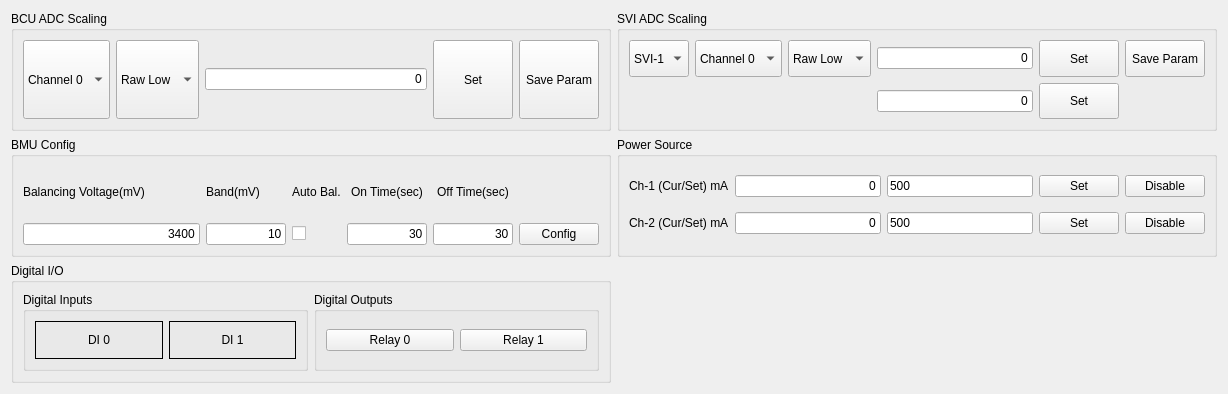
     <widget class="QWidget" name="tab_2">
      <attribute name="title">
       <string>Peripheral</string>
      </attribute>
      <layout class="QGridLayout" name="gridLayout">
       <item row="0" column="0">
        <widget class="QGroupBox" name="groupBox_5">
         <property name="sizePolicy">
          <sizepolicy hsizetype="Preferred" vsizetype="Minimum">
           <horstretch>0</horstretch>
           <verstretch>0</verstretch>
          </sizepolicy>
         </property>
         <property name="minimumSize">
          <size>
           <width>600</width>
           <height>120</height>
          </size>
         </property>
         <property name="maximumSize">
          <size>
           <width>2000</width>
           <height>120</height>
          </size>
         </property>
         <property name="title">
          <string>BCU ADC Scaling</string>
         </property>
         <layout class="QGridLayout" name="gridLayout_3">
          <item row="1" column="2">
           <widget class="FocusEditor" name="leADCCfgValue">
            <property name="text">
             <string>0</string>
            </property>
            <property name="alignment">
             <set>Qt::AlignRight|Qt::AlignTrailing|Qt::AlignVCenter</set>
            </property>
           </widget>
          </item>
          <item row="1" column="3">
           <widget class="QPushButton" name="pbADCConfig">
            <property name="sizePolicy">
             <sizepolicy hsizetype="Minimum" vsizetype="MinimumExpanding">
              <horstretch>0</horstretch>
              <verstretch>0</verstretch>
             </sizepolicy>
            </property>
            <property name="text">
             <string>Set</string>
            </property>
           </widget>
          </item>
          <item row="1" column="1">
           <widget class="QComboBox" name="cbADCOption">
            <property name="sizePolicy">
             <sizepolicy hsizetype="Preferred" vsizetype="MinimumExpanding">
              <horstretch>0</horstretch>
              <verstretch>0</verstretch>
             </sizepolicy>
            </property>
            <item>
             <property name="text">
              <string>Raw Low</string>
             </property>
            </item>
            <item>
             <property name="text">
              <string>Raw High</string>
             </property>
            </item>
            <item>
             <property name="text">
              <string>Eng Low</string>
             </property>
            </item>
            <item>
             <property name="text">
              <string>Eng High</string>
             </property>
            </item>
           </widget>
          </item>
          <item row="1" column="0">
           <widget class="QComboBox" name="cbADCChannel">
            <property name="sizePolicy">
             <sizepolicy hsizetype="Preferred" vsizetype="MinimumExpanding">
              <horstretch>0</horstretch>
              <verstretch>0</verstretch>
             </sizepolicy>
            </property>
            <item>
             <property name="text">
              <string>Channel 0</string>
             </property>
            </item>
            <item>
             <property name="text">
              <string>Channel 1</string>
             </property>
            </item>
            <item>
             <property name="text">
              <string>Channel 2</string>
             </property>
            </item>
            <item>
             <property name="text">
              <string>Channel 3</string>
             </property>
            </item>
            <item>
             <property name="text">
              <string>Channel 4</string>
             </property>
            </item>
            <item>
             <property name="text">
              <string>Channel 5</string>
             </property>
            </item>
            <item>
             <property name="text">
              <string>Channel 6</string>
             </property>
            </item>
            <item>
             <property name="text">
              <string>Channel 7</string>
             </property>
            </item>
           </widget>
          </item>
          <item row="1" column="4">
           <widget class="QPushButton" name="pbSaveParam">
            <property name="sizePolicy">
             <sizepolicy hsizetype="Minimum" vsizetype="MinimumExpanding">
              <horstretch>0</horstretch>
              <verstretch>0</verstretch>
             </sizepolicy>
            </property>
            <property name="text">
             <string>Save Param</string>
            </property>
           </widget>
          </item>
         </layout>
        </widget>
       </item>
       <item row="0" column="1">
        <widget class="QGroupBox" name="groupBox_6">
         <property name="sizePolicy">
          <sizepolicy hsizetype="Preferred" vsizetype="Fixed">
           <horstretch>0</horstretch>
           <verstretch>0</verstretch>
          </sizepolicy>
         </property>
         <property name="minimumSize">
          <size>
           <width>600</width>
           <height>120</height>
          </size>
         </property>
         <property name="maximumSize">
          <size>
           <width>2000</width>
           <height>120</height>
          </size>
         </property>
         <property name="title">
          <string>SVI ADC Scaling</string>
         </property>
         <layout class="QGridLayout" name="gridLayout_5">
          <item row="0" column="4">
           <widget class="QPushButton" name="pbSVIConfig">
            <property name="sizePolicy">
             <sizepolicy hsizetype="Minimum" vsizetype="MinimumExpanding">
              <horstretch>0</horstretch>
              <verstretch>0</verstretch>
             </sizepolicy>
            </property>
            <property name="text">
             <string>Set</string>
            </property>
           </widget>
          </item>
          <item row="0" column="3">
           <widget class="FocusEditor" name="leSVIValue">
            <property name="text">
             <string>0</string>
            </property>
            <property name="alignment">
             <set>Qt::AlignRight|Qt::AlignTrailing|Qt::AlignVCenter</set>
            </property>
           </widget>
          </item>
          <item row="0" column="2">
           <widget class="QComboBox" name="cbSVIOption">
            <property name="sizePolicy">
             <sizepolicy hsizetype="Preferred" vsizetype="MinimumExpanding">
              <horstretch>0</horstretch>
              <verstretch>0</verstretch>
             </sizepolicy>
            </property>
            <item>
             <property name="text">
              <string>Raw Low</string>
             </property>
            </item>
            <item>
             <property name="text">
              <string>Raw High</string>
             </property>
            </item>
            <item>
             <property name="text">
              <string>Eng Low</string>
             </property>
            </item>
            <item>
             <property name="text">
              <string>Eng High</string>
             </property>
            </item>
            <item>
             <property name="text">
              <string>零點校正</string>
             </property>
            </item>
            <item>
             <property name="text">
              <string>幅度校正</string>
             </property>
            </item>
           </widget>
          </item>
          <item row="0" column="0">
           <widget class="QComboBox" name="cbSVI">
            <property name="sizePolicy">
             <sizepolicy hsizetype="Preferred" vsizetype="MinimumExpanding">
              <horstretch>0</horstretch>
              <verstretch>0</verstretch>
             </sizepolicy>
            </property>
            <item>
             <property name="text">
              <string>SVI-1</string>
             </property>
            </item>
            <item>
             <property name="text">
              <string>SVI-2</string>
             </property>
            </item>
            <item>
             <property name="text">
              <string>SVI-3</string>
             </property>
            </item>
            <item>
             <property name="text">
              <string>SVI-4</string>
             </property>
            </item>
            <item>
             <property name="text">
              <string>SVI-5</string>
             </property>
            </item>
            <item>
             <property name="text">
              <string>SVI-6</string>
             </property>
            </item>
            <item>
             <property name="text">
              <string>SVI-7</string>
             </property>
            </item>
           </widget>
          </item>
          <item row="0" column="1">
           <widget class="QComboBox" name="cbSVIChannel">
            <property name="sizePolicy">
             <sizepolicy hsizetype="Preferred" vsizetype="MinimumExpanding">
              <horstretch>0</horstretch>
              <verstretch>0</verstretch>
             </sizepolicy>
            </property>
            <item>
             <property name="text">
              <string>Channel 0</string>
             </property>
            </item>
            <item>
             <property name="text">
              <string>Channel 1</string>
             </property>
            </item>
            <item>
             <property name="text">
              <string>Channel 2</string>
             </property>
            </item>
            <item>
             <property name="text">
              <string>Channel 3</string>
             </property>
            </item>
            <item>
             <property name="text">
              <string>Channel 4</string>
             </property>
            </item>
            <item>
             <property name="text">
              <string>Channel 5</string>
             </property>
            </item>
            <item>
             <property name="text">
              <string>Channel 6</string>
             </property>
            </item>
            <item>
             <property name="text">
              <string>Channel 7</string>
             </property>
            </item>
           </widget>
          </item>
          <item row="0" column="5">
           <widget class="QPushButton" name="pbSaveSVI">
            <property name="sizePolicy">
             <sizepolicy hsizetype="Minimum" vsizetype="MinimumExpanding">
              <horstretch>0</horstretch>
              <verstretch>0</verstretch>
             </sizepolicy>
            </property>
            <property name="text">
             <string>Save Param</string>
            </property>
           </widget>
          </item>
          <item row="1" column="3">
           <widget class="FocusEditor" name="leSOC">
            <property name="text">
             <string>0</string>
            </property>
            <property name="alignment">
             <set>Qt::AlignRight|Qt::AlignTrailing|Qt::AlignVCenter</set>
            </property>
           </widget>
          </item>
          <item row="1" column="4">
           <widget class="QPushButton" name="pbSetSOC">
            <property name="sizePolicy">
             <sizepolicy hsizetype="Minimum" vsizetype="MinimumExpanding">
              <horstretch>0</horstretch>
              <verstretch>0</verstretch>
             </sizepolicy>
            </property>
            <property name="text">
             <string>Set</string>
            </property>
           </widget>
          </item>
         </layout>
        </widget>
       </item>
       <item row="1" column="0">
        <widget class="QGroupBox" name="groupBox_11">
         <property name="minimumSize">
          <size>
           <width>600</width>
           <height>120</height>
          </size>
         </property>
         <property name="maximumSize">
          <size>
           <width>640</width>
           <height>120</height>
          </size>
         </property>
         <property name="title">
          <string>BMU Config</string>
         </property>
         <layout class="QGridLayout" name="gridLayout_6">
          <item row="0" column="1">
           <widget class="QLabel" name="label_2">
            <property name="text">
             <string>Balancing Voltage(mV)</string>
            </property>
           </widget>
          </item>
          <item row="0" column="5">
           <widget class="QLabel" name="label_4">
            <property name="text">
             <string>On Time(sec)</string>
            </property>
            <property name="alignment">
             <set>Qt::AlignCenter</set>
            </property>
           </widget>
          </item>
          <item row="1" column="3">
           <widget class="QLineEdit" name="leBMUHV">
            <property name="maximumSize">
             <size>
              <width>80</width>
              <height>16777215</height>
             </size>
            </property>
            <property name="text">
             <string>10</string>
            </property>
            <property name="alignment">
             <set>Qt::AlignRight|Qt::AlignTrailing|Qt::AlignVCenter</set>
            </property>
           </widget>
          </item>
          <item row="1" column="6">
           <widget class="QLineEdit" name="leBMUBOFF">
            <property name="maximumSize">
             <size>
              <width>80</width>
              <height>16777215</height>
             </size>
            </property>
            <property name="text">
             <string>30</string>
            </property>
            <property name="alignment">
             <set>Qt::AlignRight|Qt::AlignTrailing|Qt::AlignVCenter</set>
            </property>
           </widget>
          </item>
          <item row="0" column="6">
           <widget class="QLabel" name="label_5">
            <property name="text">
             <string>Off Time(sec)</string>
            </property>
            <property name="alignment">
             <set>Qt::AlignCenter</set>
            </property>
           </widget>
          </item>
          <item row="1" column="1" colspan="2">
           <widget class="QLineEdit" name="leBMUBV">
            <property name="text">
             <string>3400</string>
            </property>
            <property name="alignment">
             <set>Qt::AlignRight|Qt::AlignTrailing|Qt::AlignVCenter</set>
            </property>
           </widget>
          </item>
          <item row="0" column="3">
           <widget class="QLabel" name="label_6">
            <property name="text">
             <string>Band(mV)</string>
            </property>
           </widget>
          </item>
          <item row="1" column="7">
           <widget class="QPushButton" name="pushButton">
            <property name="text">
             <string>Config</string>
            </property>
           </widget>
          </item>
          <item row="1" column="4">
           <widget class="QCheckBox" name="cbBalancing">
            <property name="text">
             <string/>
            </property>
           </widget>
          </item>
          <item row="1" column="5">
           <widget class="QLineEdit" name="leBMUBON">
            <property name="maximumSize">
             <size>
              <width>80</width>
              <height>16777215</height>
             </size>
            </property>
            <property name="text">
             <string>30</string>
            </property>
            <property name="alignment">
             <set>Qt::AlignRight|Qt::AlignTrailing|Qt::AlignVCenter</set>
            </property>
           </widget>
          </item>
          <item row="0" column="4">
           <widget class="QLabel" name="label_3">
            <property name="text">
             <string>Auto Bal.</string>
            </property>
           </widget>
          </item>
         </layout>
        </widget>
       </item>
       <item row="1" column="1">
        <widget class="QGroupBox" name="groupBox_10">
         <property name="minimumSize">
          <size>
           <width>600</width>
           <height>120</height>
          </size>
         </property>
         <property name="title">
          <string>Power Source</string>
         </property>
         <layout class="QGridLayout" name="gridLayout_2">
          <item row="0" column="0">
           <widget class="QLabel" name="label_15">
            <property name="text">
             <string>Ch-1 (Cur/Set) mA</string>
            </property>
           </widget>
          </item>
          <item row="1" column="3">
           <widget class="QPushButton" name="pushButton_10">
            <property name="text">
             <string>Set</string>
            </property>
           </widget>
          </item>
          <item row="0" column="4">
           <widget class="QPushButton" name="pbEnVS0">
            <property name="text">
             <string>Disable</string>
            </property>
           </widget>
          </item>
          <item row="0" column="3">
           <widget class="QPushButton" name="pushButton_9">
            <property name="text">
             <string>Set</string>
            </property>
           </widget>
          </item>
          <item row="0" column="2">
           <widget class="FocusEditor" name="leVSourceSet_0">
            <property name="text">
             <string>500</string>
            </property>
           </widget>
          </item>
          <item row="1" column="2">
           <widget class="FocusEditor" name="leVSourceSet_1">
            <property name="text">
             <string>500</string>
            </property>
           </widget>
          </item>
          <item row="1" column="0">
           <widget class="QLabel" name="label_16">
            <property name="text">
             <string>Ch-2 (Cur/Set) mA</string>
            </property>
           </widget>
          </item>
          <item row="1" column="4">
           <widget class="QPushButton" name="pbEnVS1">
            <property name="text">
             <string>Disable</string>
            </property>
           </widget>
          </item>
          <item row="1" column="1">
           <widget class="QLineEdit" name="leVSourceIn_1">
            <property name="text">
             <string>0</string>
            </property>
            <property name="alignment">
             <set>Qt::AlignRight|Qt::AlignTrailing|Qt::AlignVCenter</set>
            </property>
           </widget>
          </item>
          <item row="0" column="1">
           <widget class="QLineEdit" name="leVSourceIn_0">
            <property name="text">
             <string>0</string>
            </property>
            <property name="alignment">
             <set>Qt::AlignRight|Qt::AlignTrailing|Qt::AlignVCenter</set>
            </property>
           </widget>
          </item>
         </layout>
        </widget>
       </item>
       <item row="2" column="0">
        <widget class="QGroupBox" name="groupBox_9">
         <property name="sizePolicy">
          <sizepolicy hsizetype="Preferred" vsizetype="Fixed">
           <horstretch>0</horstretch>
           <verstretch>0</verstretch>
          </sizepolicy>
         </property>
         <property name="minimumSize">
          <size>
           <width>600</width>
           <height>120</height>
          </size>
         </property>
         <property name="title">
          <string>Digital I/O</string>
         </property>
         <layout class="QHBoxLayout" name="horizontalLayout_8">
          <item>
           <widget class="QGroupBox" name="groupBox_2">
            <property name="title">
             <string>Digital Inputs</string>
            </property>
            <layout class="QHBoxLayout" name="horizontalLayout_3">
             <item>
              <widget class="QLabel" name="lb_DI0">
               <property name="frameShape">
                <enum>QFrame::Panel</enum>
               </property>
               <property name="text">
                <string>DI 0</string>
               </property>
               <property name="alignment">
                <set>Qt::AlignCenter</set>
               </property>
              </widget>
             </item>
             <item>
              <widget class="QLabel" name="lb_DI1">
               <property name="frameShape">
                <enum>QFrame::Panel</enum>
               </property>
               <property name="text">
                <string>DI 1</string>
               </property>
               <property name="alignment">
                <set>Qt::AlignCenter</set>
               </property>
              </widget>
             </item>
            </layout>
           </widget>
          </item>
          <item>
           <widget class="QGroupBox" name="groupBox_3">
            <property name="title">
             <string>Digital Outputs</string>
            </property>
            <layout class="QHBoxLayout" name="horizontalLayout_4">
             <item>
              <widget class="QPushButton" name="pbRelay_0">
               <property name="text">
                <string>Relay 0</string>
               </property>
               <property name="checkable">
                <bool>true</bool>
               </property>
              </widget>
             </item>
             <item>
              <widget class="QPushButton" name="pbRelay_1">
               <property name="text">
                <string>Relay 1</string>
               </property>
               <property name="checkable">
                <bool>true</bool>
               </property>
              </widget>
             </item>
            </layout>
           </widget>
          </item>
         </layout>
        </widget>
       </item>
      </layout>
     </widget>
